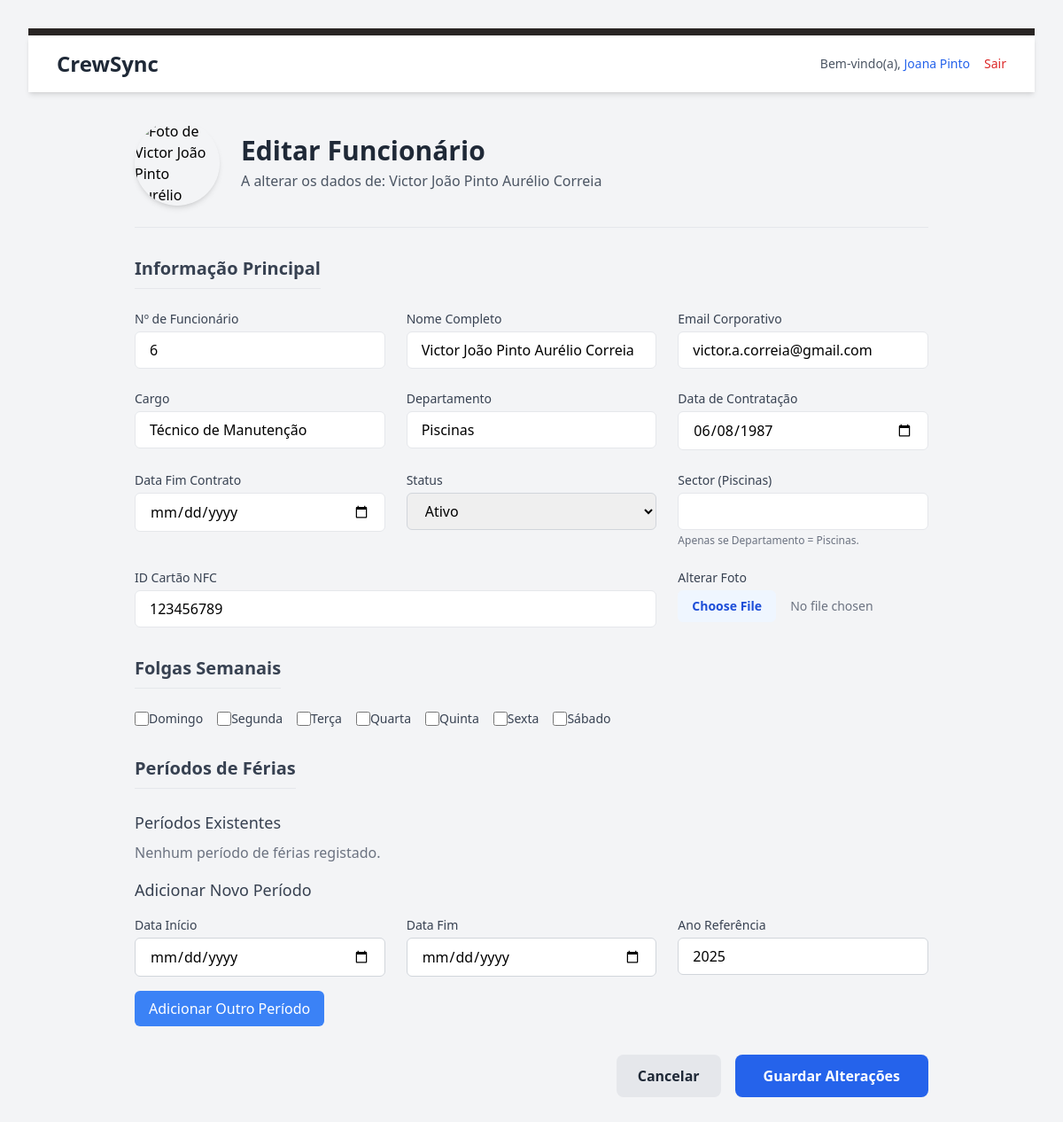
Page /public/editar_funcionario.php?id=9 (signed in) on the committed database.
### tables this page shows
CREATE TABLE `funcionarios_dados_pessoais` (
  `funcionario_id` int(10) UNSIGNED NOT NULL,
  `nif` varchar(9) DEFAULT NULL,
  `nss` varchar(11) DEFAULT NULL,
  `cartao_cidadao` varchar(20) DEFAULT NULL,
  `data_nascimento` date DEFAULT NULL,
  `telemovel` varchar(20) DEFAULT NULL,
  `morada_completa` text DEFAULT NULL,
  `iban` varchar(25) DEFAULT NULL
);

CREATE TABLE `funcionarios` (
  `id` int(10) UNSIGNED NOT NULL,
  `numero_funcionario` varchar(20) DEFAULT NULL,
  `nome_completo` varchar(255) NOT NULL,
  `email_corporativo` varchar(255) DEFAULT NULL,
  `cargo` varchar(100) NOT NULL,
  `departamento` varchar(100) NOT NULL,
  `sector_piscina` int(10) UNSIGNED DEFAULT NULL COMMENT 'Número do sector específico para quem trabalha nas Piscinas',
  `foto_path` varchar(255) DEFAULT NULL,
  `nfc_card_id` varchar(50) DEFAULT NULL,
  `data_contratacao` date NOT NULL,
  `data_fim_contrato` date DEFAULT NULL,
  `ativo` tinyint(1) NOT NULL DEFAULT 1,
  `created_at` timestamp NOT NULL DEFAULT current_timestamp(),
  `updated_at` timestamp NOT NULL DEFAULT current_timestamp() ON UPDATE current_timestamp()
);

### public/editar_funcionario.php (the view, shortened to what this page needs)
<?php
require_once '../config/db.php';
$funcionario_id_a_editar = (int)$_GET['id'];
try {
    $stmt_check = $pdo->prepare("SELECT f.*, dp.* FROM funcionarios f LEFT JOIN funcionarios_dados_pessoais dp ON f.id = dp.funcionario_id WHERE f.id = ?");
    $stmt_check->execute([$funcionario_id_a_editar]);
    $funcionario = $stmt_check->fetch(PDO::FETCH_ASSOC);
} catch (PDOException $e) {
    die("Erro ao carregar dados do funcionário: " . $e->getMessage());
}
$stmt_ferias = $pdo->prepare("SELECT * FROM periodos_ferias WHERE funcionario_id = ? ORDER BY data_inicio_ferias ASC");
$stmt_ferias->execute([$funcionario_id_a_editar]);
$ferias = $stmt_ferias->fetchAll(PDO::FETCH_ASSOC);
?>
<!DOCTYPE html>
<html lang="pt-PT" class="bg-gray-100">
<head>
    <link href="/slide_rh_app/public/css/style.css" rel="stylesheet">
</head>
<body class="p-8">
    <?php include_once '../src/templates/header.php'; ?>
    <main class="p-8">
    <div class="max-w-4xl mx-auto">
        <div class="flex items-center gap-6 mb-8 pb-6 border-b">
            <img class="h-24 w-24 rounded-full object-cover shadow-md flex-shrink-0" src="mostrar_foto.php?id=<?= $funcionario['id'] ?>" alt="Foto de <?= htmlspecialchars($funcionario['nome_completo']) ?>">
            <div>
                <h1 class="text-3xl font-bold text-gray-800">Editar Funcionário</h1>
                <p class="text-gray-600 mt-1">A alterar os dados de: <strong class="font-medium"><?= htmlspecialchars($funcionario['nome_completo']) ?></strong></p>
            </div>
        </div>
        <form action="editar_funcionario.php?id=<?= $funcionario['id'] ?>" method="POST" enctype="multipart/form-data">
            <fieldset class="mb-8">
                <legend class="text-xl font-semibold text-gray-700 mb-6 border-b pb-2">Informação Principal</legend>
                <div class="grid grid-cols-1 md:grid-cols-2 lg:grid-cols-3 gap-6">
                    <div>
                        <label for="numero_funcionario" class="block text-sm font-medium text-gray-700 mb-1">Nº de Funcionário</label>
                        <input type="text" id="numero_funcionario" name="numero_funcionario" value="<?= htmlspecialchars($funcionario['numero_funcionario'] ?? '') ?>" class="w-full px-4 py-2 border rounded-md" required>
                    </div>
                    <div>
                        <label for="nome_completo" class="block text-sm font-medium text-gray-700 mb-1">Nome Completo</label>
                        <input type="text" id="nome_completo" name="nome_completo" value="<?= htmlspecialchars($funcionario['nome_completo'] ?? '') ?>" class="w-full px-4 py-2 border rounded-md" required>
                    </div>
                    <div>
                        <label for="email_corporativo" class="block text-sm font-medium text-gray-700 mb-1">Email Corporativo</label>
                        <input type="email" id="email_corporativo" name="email_corporativo" value="<?= htmlspecialchars($funcionario['email_corporativo'] ?? '') ?>" class="w-full px-4 py-2 border rounded-md" required>
                    </div>
                    <div>
                        <label for="cargo" class="block text-sm font-medium text-gray-700 mb-1">Cargo</label>
                        <input type="text" id="cargo" name="cargo" value="<?= htmlspecialchars($funcionario['cargo'] ?? '') ?>" class="w-full px-4 py-2 border rounded-md" required>
                    </div>
                    <div>
                        <label for="departamento" class="block text-sm font-medium text-gray-700 mb-1">Departamento</label>
                        <input type="text" id="departamento" name="departamento" value="<?= htmlspecialchars($funcionario['departamento'] ?? '') ?>" class="w-full px-4 py-2 border rounded-md" required>
                    </div>
                    <div>
                        <label for="data_contratacao" class="block text-sm font-medium text-gray-700 mb-1">Data de Contratação</label>
                        <input type="date" id="data_contratacao" name="data_contratacao" value="<?= htmlspecialchars($funcionario['data_contratacao'] ?? '') ?>" class="w-full px-4 py-2 border rounded-md" required>
                    </div>
                    <div>
                        <label for="data_fim_contrato" class="block text-sm font-medium text-gray-700 mb-1">Data Fim Contrato</label>
                        <input type="date" id="data_fim_contrato" name="data_fim_contrato" value="<?= htmlspecialchars($funcionario['data_fim_contrato'] ?? '') ?>" class="w-full px-4 py-2 border rounded-md">
                    </div>
                    <div>
                        <label for="ativo" class="block text-sm font-medium text-gray-700 mb-1">Status</label>
                        <select id="ativo" name="ativo" class="w-full px-4 py-2 border border-gray-300 rounded-md">
                            <option value="1" <?= ($funcionario['ativo'] == 1) ? 'selected' : '' ?>>Ativo</option>
                        </select>
                    </div>
                    <div>
                        <label for="sector_piscina" class="block text-sm font-medium text-gray-700 mb-1">Sector (Piscinas)</label>
                        <input type="number" id="sector_piscina" name="sector_piscina" value="<?= htmlspecialchars($funcionario['sector_piscina'] ?? '') ?>" class="w-full px-4 py-2 border rounded-md" min="1">
                        <p class="text-xs text-gray-500 mt-1">Apenas se Departamento = Piscinas.</p>
                    </div>
                    <div class="md:col-span-2">
                        <label for="nfc_card_id" class="block text-sm font-medium text-gray-700 mb-1">ID Cartão NFC</label>
                        <input type="text" id="nfc_card_id" name="nfc_card_id" value="<?= htmlspecialchars($funcionario['nfc_card_id'] ?? '') ?>" class="w-full px-4 py-2 border rounded-md">
                    </div>
                    <div>
                        <label for="foto" class="block text-sm font-medium text-gray-700 mb-1">Alterar Foto</label>
                        <input type="file" id="foto" name="foto" accept="image/png, image/jpeg, image/gif" class="w-full text-sm text-gray-500 file:mr-4 file:py-2 file:px-4 file:rounded-md file:border-0 file:text-sm file:font-semibold file:bg-blue-50 file:text-blue-700 hover:file:bg-blue-100"/>
                    </div>
                </div>
            </fieldset>
            <fieldset class="mb-8">
                <legend class="text-xl font-semibold text-gray-700 mb-6 border-b pb-2">Folgas Semanais</legend>
                <div class="flex flex-row gap-4 flex-wrap">
                    <?php $dias = ['Domingo' => 0, 'Segunda' => 1, 'Terça' => 2, 'Quarta' => 3, 'Quinta' => 4, 'Sexta' => 5, 'Sábado' => 6]; ?>
                    <?php foreach ($dias as $dia_nome => $dia_num): ?>
                        <div class="flex items-center">
                            <input type="checkbox" id="folga_<?= $dia_num ?>" name="folgas[]" value="<?= $dia_num ?>" class="h-4 w-4 text-blue-600 focus:ring-blue-500 border-gray-300 rounded" <?= in_array($dia_num, $form_data['folgas'] ?? []) ? 'checked' : '' ?>>
                            <label for="folga_<?= $dia_num ?>" class="ml-2 text-sm text-gray-700"><?= $dia_nome ?></label>
                        </div>
                    <?php endforeach; ?>
                </div>
            </fieldset>
            <fieldset class="mb-8">
                <legend class="text-xl font-semibold text-gray-700 mb-6 border-b pb-2">Períodos de Férias</legend>
                <div class="mb-4">
                    <h3 class="text-lg font-medium text-gray-700 mb-2">Períodos Existentes</h3>
                    <?php if (empty($ferias)): ?>
                        <p class="text-gray-500">Nenhum período de férias registado.</p>
                    <?php endif; ?>
                </div>
                <div>
                    <h3 class="text-lg font-medium text-gray-700 mb-2">Adicionar Novo Período</h3>
                    <div id="novas_ferias_container">
                        <div class="grid grid-cols-1 md:grid-cols-3 gap-6 mt-4">
                            <div>
                                <label class="block text-sm font-medium text-gray-700 mb-1">Data Início</label>
                                <input type="date" name="nova_data_inicio_ferias[0]" class="w-full px-4 py-2 border rounded-md border-gray-300">
                            </div>
                            <div>
                                <label class="block text-sm font-medium text-gray-700 mb-1">Data Fim</label>
                                <input type="date" name="nova_data_fim_ferias[0]" class="w-full px-4 py-2 border rounded-md border-gray-300">
                            </div>
                            <div>
                                <label class="block text-sm font-medium text-gray-700 mb-1">Ano Referência</label>
                                <input type="number" name="nova_ano_referencia[0]" value="<?= date('Y') ?>" class="w-full px-4 py-2 border rounded-md border-gray-300" min="1900" max="2100">
                            </div>
                        </div>
                    </div>
                    <button type="button" onclick="adicionarFerias()" class="mt-4 bg-blue-500 text-white py-2 px-4 rounded-md hover:bg-blue-600">Adicionar Outro Período</button>
                </div>
            </fieldset>
            <div class="mt-8 flex justify-end gap-4">
                <a href="listar_funcionarios.php" class="bg-gray-200 text-gray-800 font-bold py-3 px-6 rounded-lg hover:bg-gray-300 transition-colors">
                    Cancelar
                </a>
                <button type="submit" class="bg-blue-600 text-white font-bold py-3 px-8 rounded-lg hover:bg-blue-700 transition-colors">
                    Guardar Alterações
                </button>
            </div>
        </form>
    </div>
    </main>
</body>
</html>

### rows in the picture
funcionarios_dados_pessoais: funcionario_id.nome_completo "Victor João Pinto Aurélio Correia", numero_funcionario "6", nome_completo "Victor João Pinto Aurélio Correia", email_corporativo "victor.a.correia@gmail.com", cargo "Técnico de Manutenção", departamento "Piscinas", data_contratacao "06/08/1987", nfc_card_id "123456789"
funcionarios: ativo "Ativo"

### other values in the picture
$_SESSION['user_name'] "Joana Pinto"
$dia_nome "Domingo"
$dia_nome "Segunda"
$dia_nome "Terça"
$dia_nome "Quarta"
$dia_nome "Quinta"
$dia_nome "Sexta"
$dia_nome "Sábado"
